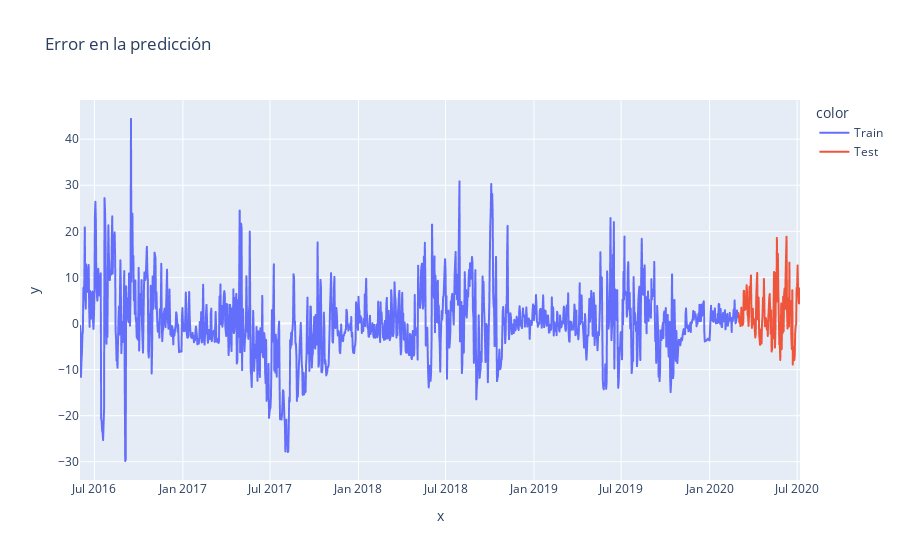

Notebook source saved alongside this figure:
### Code cell
# calculamos errores de train y test
error_train = y_train - train_pred
error_test = y_test - test_pred
error = pd.concat([error_train, error_test])

# graficamos errores
fig = px.line(x = df.date, y=error, title='Error en la predicción', color = df.set)
fig.show()

### Figure 1 — Plotly figure (JSON) as saved in the notebook; plotly's stock layout.template omitted (floating-point values rounded to 4 significant figures; data arrays with more than 128 entries replaced by an {"elided": "..."} marker saying what was removed)
{"data": [{"hovertemplate": "color=Train<br>x=%{x}<br>y=%{y}<extra></extra>", "legendgroup": "Train", "line": {"color": "#636efa", "dash": "solid"}, "marker": {"symbol": "circle"}, "mode": "lines", "name": "Train", "showlegend": true, "type": "scattergl", "x": {"elided": "1369 str values"}, "xaxis": "x", "y": {"elided": "1369 float values"}, "yaxis": "y"}, {"hovertemplate": "color=Test<br>x=%{x}<br>y=%{y}<extra></extra>", "legendgroup": "Test", "line": {"color": "#EF553B", "dash": "solid"}, "marker": {"symbol": "circle"}, "mode": "lines", "name": "Test", "showlegend": true, "type": "scattergl", "x": {"elided": "129 str values"}, "xaxis": "x", "y": {"elided": "129 float values"}, "yaxis": "y"}], "layout": {"legend": {"title": {"text": "color"}, "tracegroupgap": 0}, "title": {"text": "Error en la predicción"}, "xaxis": {"anchor": "y", "domain": [0, 1], "title": {"text": "x"}}, "yaxis": {"anchor": "x", "domain": [0, 1], "title": {"text": "y"}}}}
